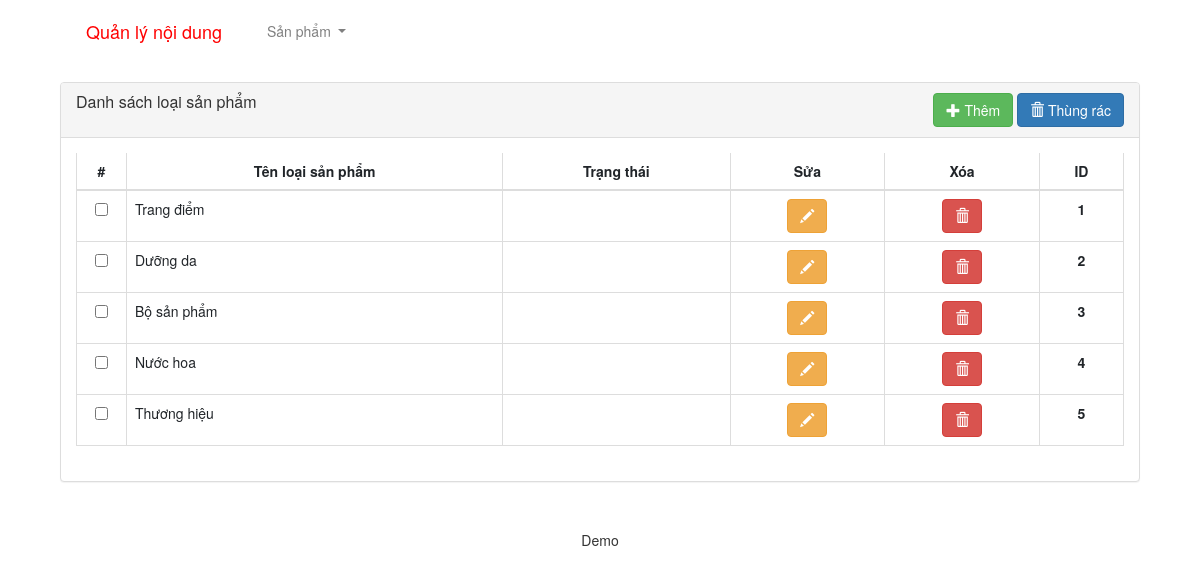
The page /website/admin/index.php?option=category on the database its author committed.
### tables this page shows
CREATE TABLE `loaisanpham` (
  `MaLoaiSP` char(10) NOT NULL,
  `TenLoaiSP` varchar(50) NOT NULL,
  `LienKet` char(20) NOT NULL
);

### website/admin/index.php (called while the page is built, shortened)
<?php
    include_once('../admin/core/Database.php');
    include_once('../admin/core/load.php');
    loadTemplate('layoutadmin');
?>

### website/admin/core/Database.php (called while the page is built, shortened)
<?php
class Database extends WebConfig
{
    var $conn;
    function __construct()
    {
        $this->conn = mysqli_connect($this->servername, $this->username,
                                        $this->password, $this->database);
        mysqli_set_charset($this->conn, 'utf8');
    }
    function TableName($name){
        return $this->tiento.$name;
    }
    function QueryAll($sql){
        $a = array();
        $result = mysqli_query($this->conn, $sql);
        while ($row = mysqli_fetch_assoc($result)){
            $a[] = $row;
        }
        return $a;
    }
}
?>

### website/admin/models/Category.php (called while the page is built, shortened)
<?php
class Category extends Database
{
    function __construct()
    {
        $this->table = $this->TableName('loaisanpham');
    }
    function selectAll(){
        $sql = "SELECT * FROM $this->table";
        return $this->QueryAll($sql);
    }
}
?>

### website/admin/views/components/category/index.php (the view)
<?php
$category = loadModel('category');
$list = $category->selectAll();
?>
<div class="panel panel-default" style="width: 100%;">
    <div class="panel-heading">
        <div class="row">
            <div class="col-md-6">
                <h3 class="panel-title">Danh sách loại sản phẩm</h3>
            </div>
            <div class="col-md-6 text-right">
            <a class="btn btn-success" href="#" role="button">
                <span class="glyphicon glyphicon-plus"></span> Thêm
            </a>
            <a class="btn btn-primary" href="#" role="button">
                <span class="glyphicon glyphicon-trash"></span> Thùng rác
            </a>
            </div>
        </div>
    </div>
    <div class="panel-body">
        <div class="table-responsive">
            <table class="table table-hover table-bordered">
                <thead>
                    <tr>
                    <th style="width:50px;">#</th>
                    <th>Tên loại sản phẩm</th>
                    <th>Trạng thái</th>
                    <th>Sửa</th>
                    <th>Xóa</th>
                    <th>ID</th>
                    </tr>
                </thead>
                <?php foreach($list as $row):?>
                    <tr>
                    <td style="text-align: center;">
                        <input type="checkbox" name="" id="">
                    </td>
                    <td><?php echo $row['TenLoaiSP']; ?></td>
                    <td></td>
                    <td style="text-align: center;">
                        <a class="btn btn-default btn-warning" href="#" role="button">
                            <span class="glyphicon glyphicon-pencil"></span>
                        </a>
                    </td>
                    <td style="text-align: center;">
                        <a class="btn btn-default btn-danger" href="#" role="button">
                            <span class="glyphicon glyphicon-trash"></span>
                        </a>
                    </td>
                    <td style="text-align: center;font-weight: bold;"><?php echo $row['MaLoaiSP']; ?></td>
                    </tr>
                <?php endforeach;?>
            </table>
        </div>
    </div>
</div>

### website/public/css/styleadmin.css (style rules this page uses)
th { text-align: center; }

### rows shown on the page
loaisanpham: TenLoaiSP "Trang điểm", MaLoaiSP "1"
loaisanpham: TenLoaiSP "Dưỡng da", MaLoaiSP "2"
loaisanpham: TenLoaiSP "Bộ sản phẩm", MaLoaiSP "3"
loaisanpham: TenLoaiSP "Nước hoa", MaLoaiSP "4"
loaisanpham: TenLoaiSP "Thương hiệu", MaLoaiSP "5"
